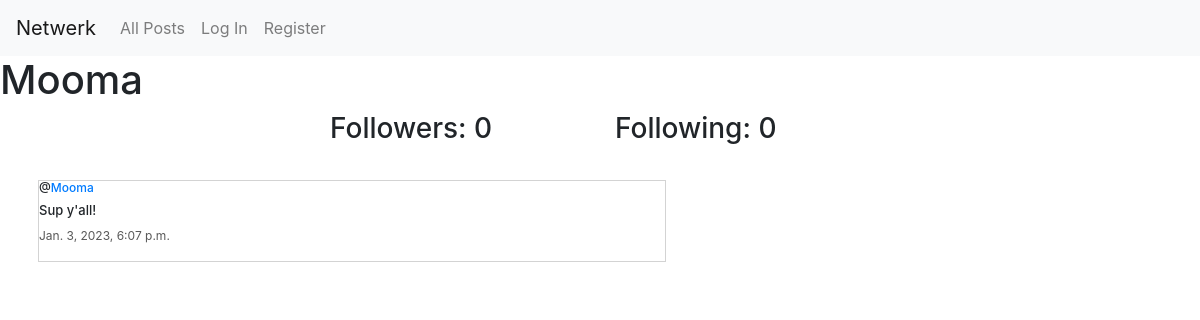
The page /profile/2 on the database its author committed.
### network/models.py (models this page shows, shortened)
class User(AbstractUser):
    pass

class Post(models.Model):
    user = models.ForeignKey(User, on_delete=models.CASCADE, related_name="author")
    content = models.CharField(max_length=420, null=True, blank=True)
    date = models.DateTimeField(auto_now_add=True)
    likes = models.ManyToManyField(Like, blank=True, related_name="userLikes")

### network/views.py (the view)
# urls.py: path("profile/<int:user_id>", views.profile, name="profile"),
def profile(request, user_id):
    user = User.objects.get(pk=user_id)
    allPosts = Post.objects.filter(user=user).order_by("id").reverse()
    followingUser = Follow.objects.filter(user=user)
    followers = Follow.objects.filter(followed=user)
    try:
        checkFollowing = Follow.objects.filter(user=User.objects.get(pk=request.user.id))
        if len(checkFollowing) != 0:
            isFollowing = True
        else:
            isFollowing = False
    except:
        isFollowing = False
    paginator = Paginator(allPosts, 10)
    pageNum = request.GET.get('page')
    postsPage = paginator.get_page(pageNum)
    return render(request, "network/profile.html", {
        "allPosts": allPosts,
        "postsPage": postsPage,
        "username": user.username,
        "following": followingUser,
        "followers": followers,
        "isFollowing": isFollowing,
        "userProf": user
    })

### network/templates/network/profile.html (shortened to what this page needs)
{% extends "network/layout.html" %}
{% load static %}
{% block body %}
    <h1>{{ username }}</h1>
    <div class="container">
        <div class="row d-flex justify-content-center">
            <h3 class="col-3">Followers: {{ followers.count }}</h3>
            <h3 class="col-3">Following: {{ following.count }}</h3>
        </div>
    </div>
    <div class="allPosts">
        {% for post in allPosts %}
            <div class="row post">
                <h5 class="username">@<a href="{% url 'profile' user_id=post.user.id%}">{{ post.user }}</a></h5>
                <h6 class="content">{{ post.content }}</h6>
                <p class="date">{{ post.date }}</p>
            </div>
        {% endfor %}
    </div>
{% endblock %}

### network/static/network/styles.css (style rules this page uses)
.allPosts { display: flex; flex-direction: column; justify-content: flex-start; max-width: 666px; box-sizing: border-box; margin: 19px; }
.post { border: 0.1px solid lightgray; display: flex; flex-direction: column; justify-content: center; max-width: 666px; box-sizing: border-box; margin: 7px 19px; }
.content { font-size: 13px; }
.username { font-size: 12px; }
.date { font-size: 12px; color: rgb(89, 89, 89); }

### rows shown on the page
User: username "Mooma"
Post: user "Mooma", content "Sup y'all!", date "Jan. 3, 2023, 6:07 p.m."

### other values the page prints
{{ followers.count }} "0"
{{ following.count }} "0"
